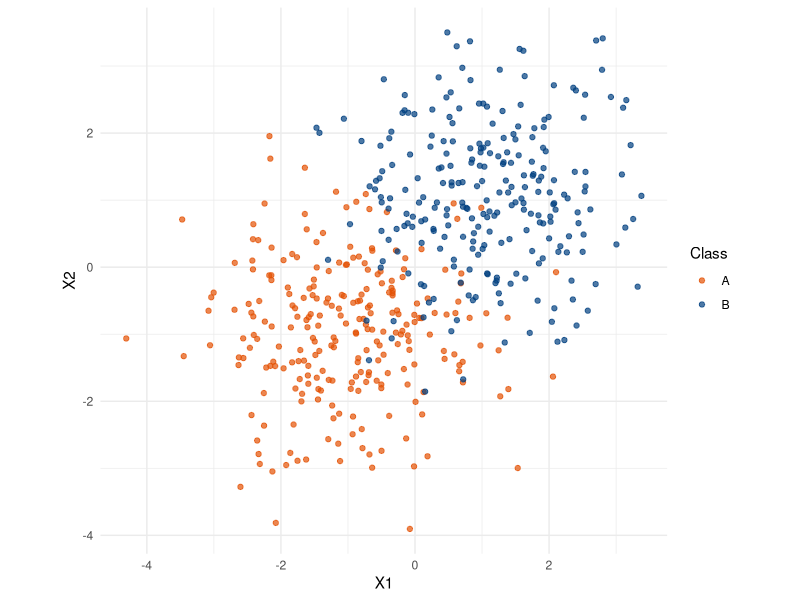
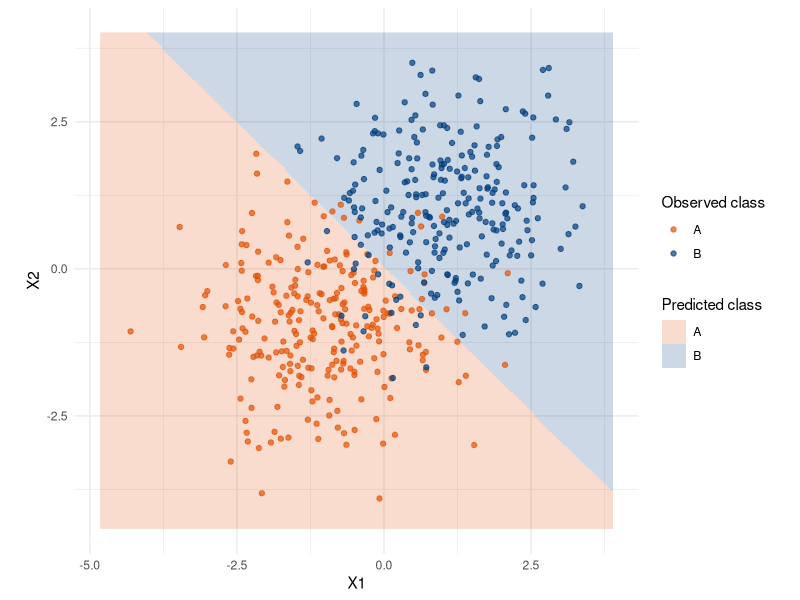
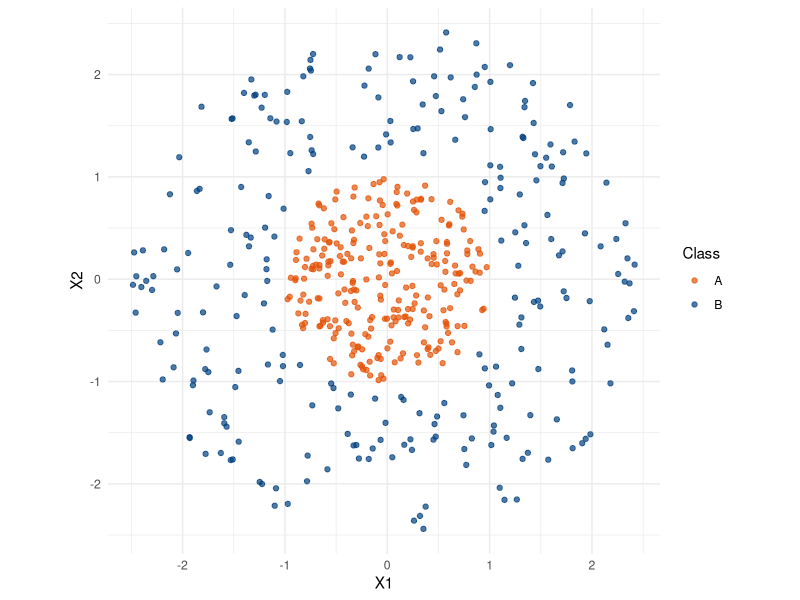
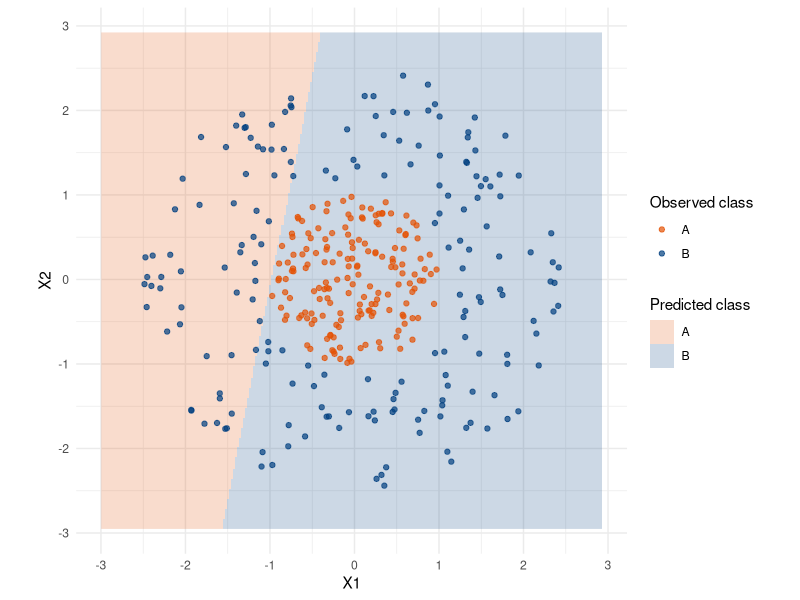
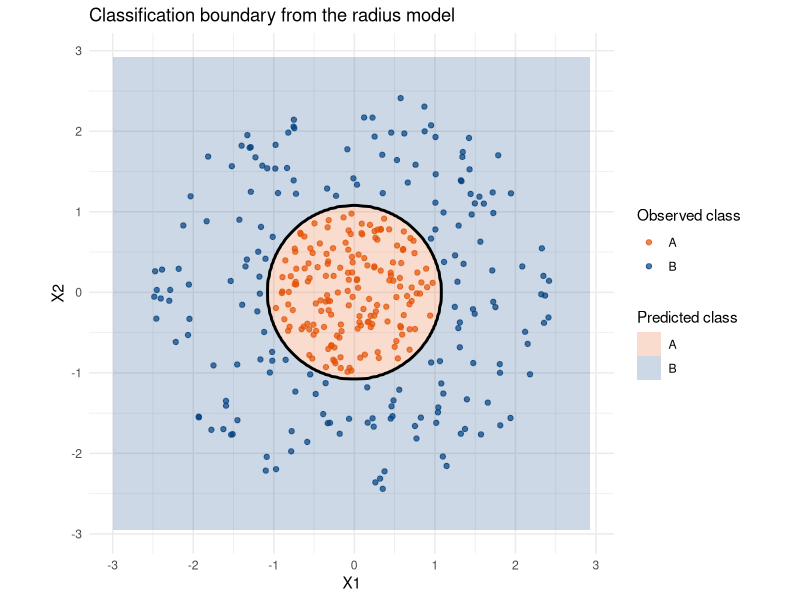
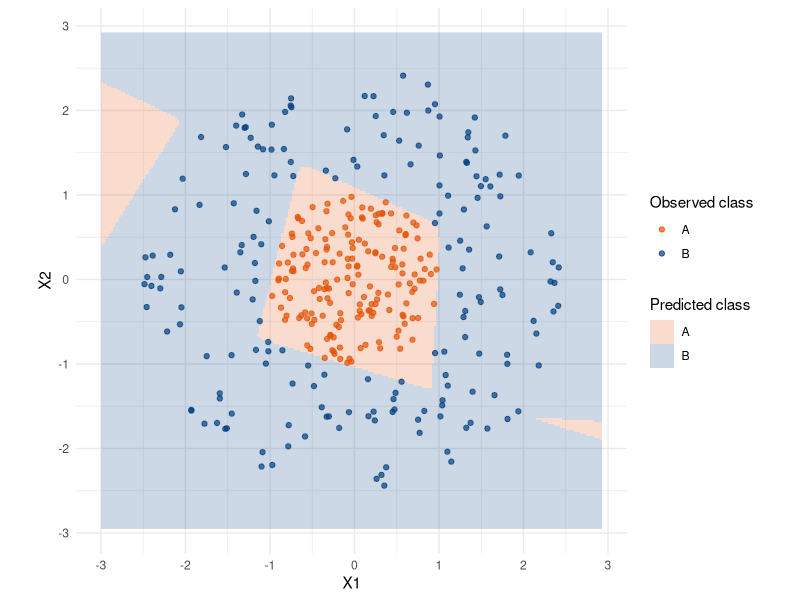
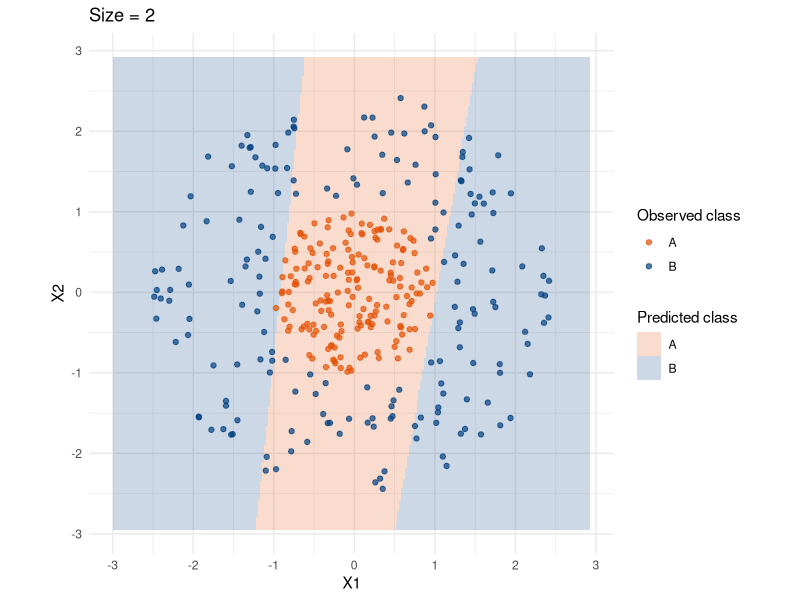
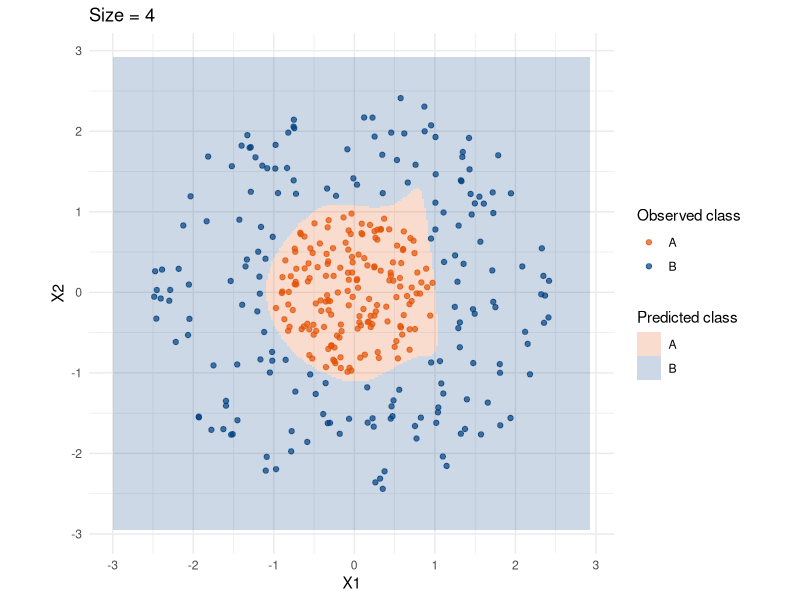

Recreate these plots in R, in order.
## ---- chunk 1
library(tidyverse)
set.seed(1015)
class_colors = c("A" = "#E35205", "B" = "#004080")

n_per_class = 250
sd = 1
fake_data=rbind(
    data.frame(
      x1 = rnorm(n_per_class, -1, sd),
      x2 = rnorm(n_per_class, -1, sd),
      class = "A"
    ),
    data.frame(
      x1 = rnorm(n_per_class, 1, sd),
      x2 = rnorm(n_per_class, 1, sd),
      class = "B"
    ) 
  )|>
    mutate(class = factor(class, levels = c("A", "B")))

ggplot(fake_data, aes(x1, x2, color = class)) +
  geom_point(alpha = 0.7) +
  scale_color_manual(values = class_colors) +
  coord_equal() +
  labs(
    x = "X1",
    y = "X2",
    color = "Class"
  ) +
  theme_minimal()
## ---- chunk 2
fake_glm = glm(
  class ~ x1 + x2,
  data = fake_data,
  family = binomial
)

summary(fake_glm)
## ---- chunk 3
plot_boundary=function(model,data){
  grid = expand_grid(
      x1 = seq(min(data$x1) - 0.5, max(data$x1) + 0.5,
             length.out = 250),
      x2 = seq(min(data$x2) - 0.5, max(data$x2) + 0.5,
             length.out = 250)
    )

  preds=predict(model, newdata = grid, type = "response")
  grid$pred_class = if_else(preds > 0.5, "B", "A")
  grid = grid |>
      mutate(pred_class = factor(pred_class, levels = c("A", "B")))

  ggplot() +
    geom_raster(
      data = grid,
      aes(x1, x2, fill = pred_class),
      alpha = 0.2
    ) +
    geom_point(
      data = data,
      aes(x1, x2, color = class),
      alpha = 0.7
    ) +
    scale_fill_manual(values = class_colors) +
    scale_color_manual(values = class_colors) +
    coord_equal() +
    labs(
      x = "X1",
      y = "X2",
      color = "Observed class",
      fill = "Predicted class"
    ) +
    theme_minimal()
}
plot_boundary(fake_glm,fake_data)
## ---- chunk 4
n=nrow(fake_data)
s=sample(n,0.7*n)
train=fake_data[s,]
test=fake_data[-s,]

train_glm = glm(
  class ~ x1 + x2,
  data = train,
  family = binomial
)

calculate_accuracy=function(model,data){
  y=data$class
  preds=predict(model,data,type="response")
  yhat= ifelse(preds>0.5,"B","A")
  cat("Accuracy:",sum(yhat==y)/nrow(data))
}

calculate_accuracy(train_glm,test)
## ---- chunk 5

n_per_class = 250
inner_radius = 1
ring_inner = 1.15
ring_outer = 2.5 

make_disk = function(n, r_min, r_max, label) {
    angle = runif(n, 0, 2 * pi)
    radius = sqrt(runif(n, r_min^2, r_max^2))

    data.frame(
      x1 = radius * cos(angle),
      x2 = radius * sin(angle),
      class = label
    )
  }

disk_data=bind_rows(
  make_disk(n_per_class, 0, inner_radius, "A"),
  make_disk(n_per_class, ring_inner, ring_outer, "B")
) |>
  mutate(class = factor(class, levels = c("A", "B")))


ggplot(disk_data, aes(x1, x2, color = class)) +
  geom_point(alpha = 0.7) +
  scale_color_manual(values = class_colors) +
  coord_equal() +
  labs(
    x = "X1",
    y = "X2",
    color = "Class"
  ) +
  theme_minimal()
## ---- chunk 6
n=nrow(fake_data)
s=sample(n,0.7*n)
disk_train=disk_data[s,]
disk_test=disk_data[-s,]


disk_glm = glm(
  class ~ x1 + x2,
  data = disk_train,
  family = binomial
)

plot_boundary(disk_glm,disk_train)

## ---- chunk 7
calculate_accuracy(disk_glm,test)
## ---- chunk 8
disk_train = disk_train |>
  mutate(r = sqrt(x1^2 + x2^2))

disk_test = disk_test |>
  mutate(r = sqrt(x1^2 + x2^2))

disk_glm_radius = glm(
  class ~ r,
  data = disk_train,
  family = binomial
)

plot_radius_boundary = function(model,data) {
  grid = expand_grid(
    x1 = seq(min(data$x1) - 0.5, max(data$x1) + 0.5,
             length.out = 250),
    x2 = seq(min(data$x2) - 0.5, max(data$x2) + 0.5,
             length.out = 250)
  ) |>
    mutate(r = sqrt(x1^2 + x2^2))

  grid$p_B = predict(model, newdata = grid, type = "response")
  grid$pred = factor(
    if_else(grid$p_B > 0.5, "B", "A"),
    levels = c("A", "B")
  )

  ggplot() +
    geom_raster(
      data = grid,
      aes(x1, x2, fill = pred),
      alpha = 0.2
    ) +
    geom_contour(
      data = grid,
      aes(x1, x2, z = p_B),
      breaks = 0.5,
      color = "black",
      linewidth = 1
    ) +
    geom_point(
      data = data,
      aes(x1, x2, color = class),
      alpha = 0.7
    ) +
    scale_fill_manual(values = class_colors) +
    scale_color_manual(values = class_colors) +
    coord_equal() +
    labs(
      title = "Classification boundary from the radius model",
      x = "X1",
      y = "X2",
      fill = "Predicted class",
      color = "Observed class"
    ) +
    theme_minimal()
}

plot_radius_boundary(disk_glm_radius,disk_train)

calculate_accuracy(disk_glm_radius,disk_test)
## ---- chunk 9
library(nnet)
disk_nn = nnet(
  class ~ x1 + x2,
  data = disk_train,
  size = 8
)
## ---- chunk 10
plot_boundary_nn=function(model,data){
  grid = expand_grid(
      x1 = seq(min(data$x1) - 0.5, max(data$x1) + 0.5,
             length.out = 250),
      x2 = seq(min(data$x2) - 0.5, max(data$x2) + 0.5,
             length.out = 250)
    )

  grid$pred_class = predict(model, grid, type = "class")
  grid = grid |>
      mutate(pred_class = factor(pred_class, levels = c("A", "B")))

  ggplot() +
    geom_raster(
      data = grid,
      aes(x1, x2, fill = pred_class),
      alpha = 0.2
    ) +
    geom_point(
      data = data,
      aes(x1, x2, color = class),
      alpha = 0.7
    ) +
    scale_fill_manual(values = class_colors) +
    scale_color_manual(values = class_colors) +
    coord_equal() +
    labs(
      x = "X1",
      y = "X2",
      color = "Observed class",
      fill = "Predicted class"
    ) +
    theme_minimal()
}
plot_boundary_nn(
  disk_nn, 
  disk_train
) 
## ---- chunk 11
y=disk_test$class
yhat= predict(disk_nn,disk_test,type="class")
cat("Accuracy:",sum(yhat==y)/nrow(disk_test))
## ---- chunk 12
fit_network = function(size, data) {
  nnet(
    class ~ x1 + x2,
    data = data,
    size = size,
    trace=FALSE
  )
}

nn_2 = fit_network(2, disk_train)
nn_4 = fit_network(4, disk_train)
nn_8 = fit_network(8, disk_train)
nn_16 = fit_network(16, disk_train)

plot_boundary_nn(nn_2,disk_train) +
  labs(title="Size = 2")

plot_boundary_nn(nn_4,disk_train) +
  labs(title="Size = 4")

plot_boundary_nn(nn_8,disk_train) +
  labs(title="Size = 8")

plot_boundary_nn(nn_16,disk_train) +
  labs(title="Size = 16")
